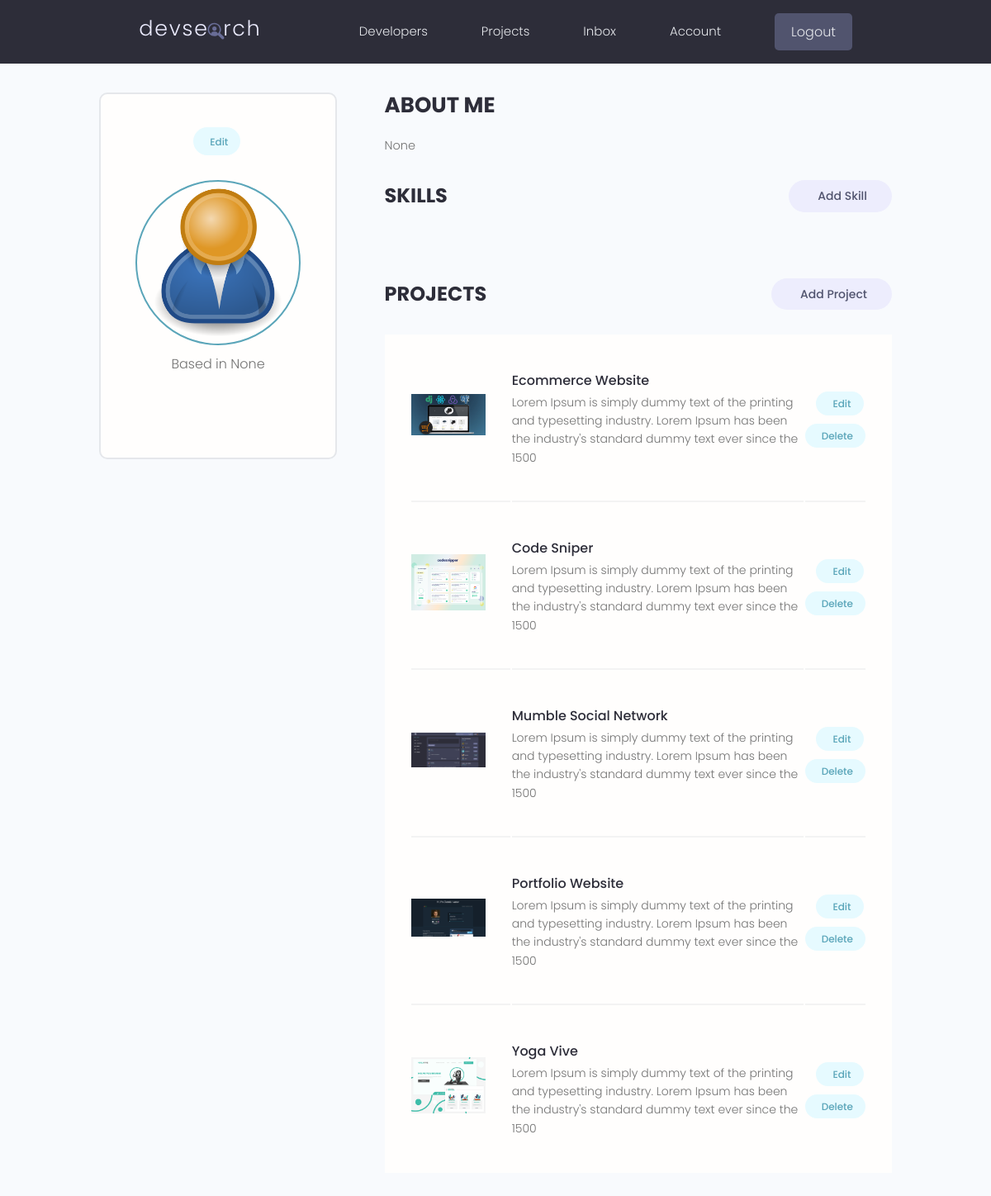
Screenshot of /account/ (signed in) with the database file from the repository.
### users/models.py (models this page shows, shortened)
class Profile(models.Model):
    user = models.OneToOneField(
        User, on_delete=models.CASCADE, null=True, blank=True)
    name = models.CharField(max_length=200, blank=True, null=True)
    email = models.EmailField(max_length=500, blank=True, null=True)
    username = models.CharField(max_length=200, blank=True, null=True)
    location = models.CharField(max_length=200, blank=True, null=True)
    short_intro = models.CharField(max_length=200, blank=True, null=True)
    bio = models.TextField(blank=True, null=True)
    profile_image = models.ImageField(
        null=True, blank=True, upload_to='profiles/', default="profiles/user-default.png")
    social_github = models.CharField(max_length=200, blank=True, null=True)
    social_twitter = models.CharField(max_length=200, blank=True, null=True)
    social_linkedin = models.CharField(max_length=200, blank=True, null=True)
    social_youtube = models.CharField(max_length=200, blank=True, null=True)
    social_website = models.CharField(max_length=200, blank=True, null=True)
    created = models.DateTimeField(auto_now_add=True)
    id = models.UUIDField(default=uuid.uuid4, unique=True,
                          primary_key=True, editable=False)
    class Meta:
        ordering = ['created']
    @property
    def imageURL(self):
        try:
            url = self.profile_image.url
        except:
            url = ''
        return url

### projects/models.py (models this page shows, shortened)
class Project(models.Model):
    owner = models.ForeignKey(
        Profile, null=True, blank=True, on_delete=models.CASCADE)
    title = models.CharField(max_length=200)
    description = models.TextField(null=True, blank=True)
    featured_image = models.ImageField(
        null=True, blank=True, default="default.jpg")
    demo_link = models.CharField(max_length=2000, null=True, blank=True)
    source_link = models.CharField(max_length=2000, null=True, blank=True)
    tags = models.ManyToManyField('Tag', blank=True)
    vote_total = models.IntegerField(default=0, null=True, blank=True)
    vote_ratio = models.IntegerField(default=0, null=True, blank=True)
    created = models.DateTimeField(auto_now_add=True)
    id = models.UUIDField(default=uuid.uuid4, unique=True,
                          primary_key=True, editable=False)
    class Meta:
        ordering = ['-vote_ratio', '-vote_total', 'title']
    @property
    def imageURL(self):
        try:
            url = self.featured_image.url
        except:
            url = ''
        return url

### users/views.py (the view)
# urls.py: path('account/', views.userAccount, name="account"),
@login_required(login_url='login')
def userAccount(request):
    profile = request.user.profile
    skills = profile.skill_set.all()
    projects = profile.project_set.all()
    context = {'profile': profile, 'skills': skills, 'projects': projects}
    return render(request, 'users/account.html', context)

### users/templates/users/account.html (shortened to what this page needs)
{% extends 'main.html' %}
{% block content %}
<main class="settingsPage profile my-md">
  <div class="container">
    <div class="layout">
      <div class="column column--1of3">
        <div class="card text-center">
          <div class="card__body dev">
            <a class="tag tag--pill tag--main settings__btn" href="{% url 'edit-account' %}">
              Edit</a>
            <img class="avatar avatar--xl dev__avatar" src="{{profile.imageURL}}" />
            <p class="dev__location">Based in {{profile.location}}</p>
          </div>
        </div>
      </div>
      <div class="column column--2of3">
        <div class="devInfo">
          <h3 class="devInfo__title">About Me</h3>
          <p class="devInfo__about">{{profile.bio}}</p>
        </div>
        <div class="settings">
          <h3 class="settings__title">Skills</h3>
          <a class="tag tag--pill tag--sub settings__btn tag--lg" href="{% url 'create-skill' %}"> Add Skill</a>
        </div>
        <div class="settings">
          <h3 class="settings__title">Projects</h3>
          <a class="tag tag--pill tag--sub settings__btn tag--lg" href="{% url 'create-project' %}"> Add Project</a>
        </div>
        <table class="settings__table">
          {% for project in projects %}
          <tr>
            <td class="settings__thumbnail">
              <a href="{% url 'project' project.id %}"><img src="{{project.imageURL}}" alt="Project Thumbnail" /></a>
            </td>
            <td class="settings__tableInfo">
              <a href="{% url 'project' project.id %}">{{project.title}}</a>
              <p>{{project.description|slice:"150"}}</p>
            </td>
            <td class="settings__tableActions">
              <a class="tag tag--pill tag--main settings__btn" href="{% url 'update-project' project.id %}"> Edit</a>
              <a class="tag tag--pill tag--main settings__btn"
                href="{% url 'delete-project'  project.id %}?next=/account">
                Delete</a>
            </td>
          </tr>
          {% endfor %}
        </table>
      </div>
    </div>
  </div>
</main>
{% endblock %}

### static/styles/app.css (style rules this page uses)
:root { --color-sub: #2d2d39; }
.card { border: 2px solid var(--color-light); }
img { width: 100%; }
.profile .card > .dev { padding: 4rem; }
.dev__avatar { display: block; margin: auto; }
.dev__location { margin-top: 1rem; }
.devInfo { margin-bottom: 3rem; }
.devInfo__title, .devInfo__subtitle { font-size: 2.6rem; color: var(--color-sub); text-transform: uppercase; font-weight: 700; margin-bottom: 1.5rem; }
.devInfo__about, .devSkill__info { font-size: 1.45rem; line-height: 1.7; text-align: justify; }
.settingsPage .dev > .settings__btn { display: inline-block; margin-bottom: 3rem; }
.settings { display: flex; justify-content: space-between; align-items: center; }
.settings__title { font-size: 2.4rem; text-transform: uppercase; font-weight: 700; color: var(--color-sub); }
.settings__table { margin-top: 3rem; margin-bottom: 5rem; padding: 0 3rem; background: var(--color-white); }
.settings__table tr { width: 100%; }
.settings__table tr > td { padding: 2rem 0; }
.settings__table tr:not(:last-child) td { border-bottom: 2px solid var(--color-white-light); }
.settings__thumbnail { width: 23%; min-width: 10rem; }
.settings__thumbnail img { padding-right: 3rem; height: 15rem; object-fit: contain; }
.settings__tableInfo { width: 100%; }
.settings__tableInfo h4, .settings__tableInfo a { padding-right: 1rem; width: auto; font-size: 1.6rem; font-weight: 500; color: var(--color-sub); }
.settings__tableInfo p { font-size: 1.4rem; }
.settings__tableActions { text-align: right; }

### static/uikit/styles/modules/_variables.css (style rules this page uses)
:root { --color-main: #5aa5b9; --color-main-light: #e6faff; --color-sub: #3f4156; --color-sub-light: #51546e; --color-sub-lighter: #ededfd; --color-text: #737373; --color-gray: #8b8b8b; --color-light: #e5e7eb; --color-light-gray: #767676; --color-bg: #f8fafd; --color-white: #fffefd; --color-white-light: #f3f3f3; --color-success: #359e64; --color-success-bg: #def8e8; --color-error: #fc4b0b; --color-error-bg: #fff2ee; --font-base: 'Poppins', arial, helvetica, 'Segoe UI', roboto, ubuntu, sans-serif; --font-monospace: 'Fira Code', 'Courier New', courier, monospace; --font-regular: 300; --font-medium: 500; --font-bold: 700; --generic-shadow: 1px 1px 5px #00000010; --generic-transition: all 0.3s ease-in-out; }

### static/uikit/styles/modules/_base.css (style rules this page uses)
* { margin: 0; padding: 0; box-sizing: border-box; text-rendering: optimizeLegibility; color: inherit; font-size: inherit; }
html { font-size: 50%; }
@media only screen and (min-width: 480px) { html { font-size: 56.25%; } }
@media only screen and (min-width: 1200px) { html { font-size: 62.5%; } }
body { line-height: 1.6; font-weight: 400; font-size: 1.5rem; color: var(--color-text); background-color: var(--color-bg); min-height: 100vh; }

### static/uikit/styles/modules/_typography.css (style rules this page uses)
* { font-family: var(--font-base); }
h3 { font-size: 3.2rem; font-weight: var(--font-medium); }
p, span, strong { font-size: 1.6rem; color: var(--color-text); font-weight: var(--font-regular); }
a { padding-bottom: 2px; text-decoration: none; display: inline-block; color: var(--color-main); font-weight: var(--font-medium); }

### static/uikit/styles/modules/_utilities.css (style rules this page uses)
.container { width: 92%; max-width: 165rem; margin: 0 auto; box-sizing: border-box; }
@media screen and (min-width: 1000px) { .container { width: 90%; } }
@media screen and (min-width: 1200px) { .container { width: 80%; } }
.text-center { text-align: center; }
.my-md { margin: 3rem auto; }

### static/uikit/styles/modules/_avatar.css (style rules this page uses)
.avatar { border-radius: 50%; border: 2px solid var(--color-main); object-fit: cover; }
.avatar--xl { height: 20rem; width: 20rem; }

### static/uikit/styles/modules/_card.css (style rules this page uses)
.card { border-radius: 1rem; background-color: var(--color-white); border: 1.5px solid var(--color-light); width: auto; height: auto; margin-top: 0.5rem; margin-bottom: 0.5rem; overflow: hidden; }
.card__body, .card__header { padding: 2rem 2.5rem; }

### static/uikit/styles/modules/_tag.css (style rules this page uses)
.tag { display: inline-flex; align-items: center; background-color: var(--color-sub); height: -webkit-fit-content; height: -moz-fit-content; height: fit-content; width: -webkit-fit-content; width: -moz-fit-content; width: fit-content; border-radius: 0.5rem; padding: 0.5rem 1.5rem; font-size: 1.2rem; cursor: pointer; }
.tag:not(:last-child) { margin-right: 0.25rem; margin-bottom: 0.75rem; }
.tag--pill { border-radius: 5rem; }
.tag--main, .tag--main > small { background: var(--color-main-light); color: var(--color-main); font-weight: 500; }
.tag--sub, .tag--sub > small { background: var(--color-sub-lighter); color: var(--color-sub-light); font-weight: 500; }
.tag--lg { padding: 0.8rem 3rem; font-size: 1.4rem; }

### rows the page displays
Profile: imageURL (placeholder picture), location "None", bio "None"
Project: imageURL (picture), title "Ecommerce Website", description "Lorem Ipsum is simply dummy text of the printing and typesetting industry. Lorem Ipsum has been the industry's standard dummy text ever since the 1500"
Project: imageURL (picture), title "Code Sniper", description "Lorem Ipsum is simply dummy text of the printing and typesetting industry. Lorem Ipsum has been the industry's standard dummy text ever since the 1500"
Project: imageURL (picture), title "Mumble Social Network", description "Lorem Ipsum is simply dummy text of the printing and typesetting industry. Lorem Ipsum has been the industry's standard dummy text ever since the 1500"
Project: imageURL (picture), title "Portfolio Website", description "Lorem Ipsum is simply dummy text of the printing and typesetting industry. Lorem Ipsum has been the industry's standard dummy text ever since the 1500"
Project: imageURL (picture), title "Yoga Vive", description "Lorem Ipsum is simply dummy text of the printing and typesetting industry. Lorem Ipsum has been the industry's standard dummy text ever since the 1500"
